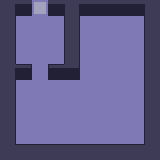

Rendered tile map (Tiled .tmx) drawn with the repository's tilesets; below, a short description and the full map source, tile grids included:
An orthogonal 10x10 tile map with 16x16 px tiles, 1 tile layer (tiles), 2 hidden layers not drawn and 4 objects (2x Door, PlayerStart, DoorToggle).

<map version="1.2" tiledversion="1.3.2" orientation="orthogonal" renderorder="right-down" compressionlevel="0" width="10" height="10" tilewidth="16" tileheight="16" infinite="0" nextlayerid="7" nextobjectid="11">
 <editorsettings>
  <export target="../Maps/map_2.json" format="json" />
 </editorsettings>
 <properties>
  <property name="Name" value="Press X, And Redo" />
 </properties>
 <tileset firstgid="1" source="Tiles_1.tsx" />
 <layer id="1" name="tiles" width="10" height="10">
  <data encoding="csv">
1,2,4,2,8,2,2,2,2,3,
21,22,22,22,26,22,22,22,22,23,
21,22,22,22,26,22,22,22,22,23,
21,22,22,22,26,22,22,22,22,23,
1,51,22,50,49,22,22,22,22,23,
21,22,22,22,22,22,22,22,22,23,
21,22,22,22,22,22,22,22,22,23,
21,22,22,22,22,22,22,22,22,23,
21,22,22,22,22,22,22,22,22,23,
41,42,42,42,42,42,42,42,42,43
</data>
 </layer>
 <layer id="5" name="collidable" width="10" height="10" visible="0">
  <data encoding="csv">
1,2,0,2,2,2,2,2,2,3,
21,0,0,0,23,0,0,0,0,23,
21,0,0,0,23,0,0,0,0,23,
21,0,0,0,23,0,0,0,0,23,
21,42,0,42,43,0,0,0,0,23,
21,0,0,0,0,0,0,0,0,23,
21,0,0,0,0,0,0,0,0,23,
21,0,0,0,0,0,0,0,0,23,
21,0,0,0,0,0,0,0,0,23,
41,42,42,42,0,0,42,42,42,43
</data>
 </layer>
 <layer id="6" name="win" width="10" height="10" visible="0">
  <data encoding="csv">
0,0,4,0,0,0,0,0,0,0,
0,0,0,0,0,0,0,0,0,0,
0,0,0,0,0,0,0,0,0,0,
0,0,0,0,0,0,0,0,0,0,
0,0,0,0,0,0,0,0,0,0,
0,0,0,0,0,0,0,0,0,0,
0,0,0,0,0,0,0,0,0,0,
0,0,0,0,0,0,0,0,0,0,
0,0,0,0,0,0,0,0,0,0,
0,0,0,0,0,0,0,0,0,0
</data>
 </layer>
 <objectgroup id="4" name="entities">
  <object id="4" type="PlayerStart" x="36.1818" y="36.5455" width="7.63636" height="6" />
  <object id="6" name="1" type="DoorToggle" x="35.375" y="83.375" width="9.375" height="8.125" />
  <object id="9" name="1" type="Door" x="38" y="70.625" width="3.5" height="3.375">
   <properties>
    <property name="Blocking" value="False" />
   </properties>
  </object>
  <object id="10" name="1" type="Door" x="37.75" y="6.4375" width="3.5" height="3.375">
   <properties>
    <property name="Blocking" value="True" />
   </properties>
  </object>
 </objectgroup>
</map>